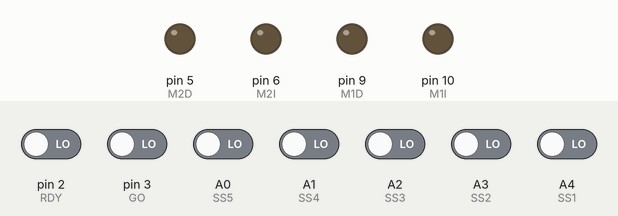
A sketch run on a simulated Arduino Uno, built with avr-gcc and run on an emulated ATmega328P. On the bench: output pins drawn as LEDs (lit = HIGH). Inputs (shaded band) come from the test bench; at power-on: A0 (SS5), A1 (SS4), A2 (SS3), A3 (SS2), A4 (SS1), pin 2 (RDY), pin 3 (GO) LOW.

Above: at 1.2 s.
1.3 s: pin 3 (GO) driven HIGH
At 2.1 s:
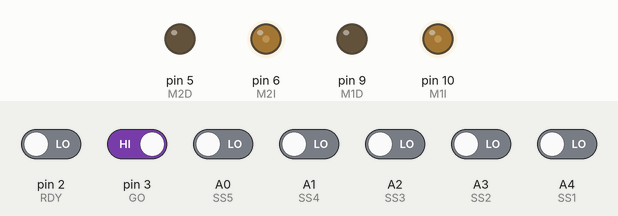
2.8 s: A0 (SS5) driven HIGH
At 3.3 s:
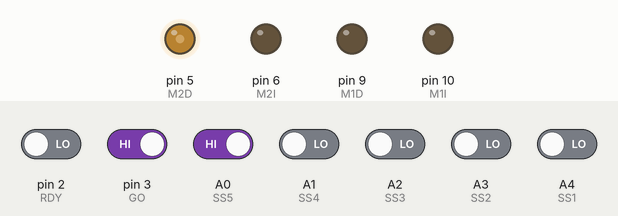
Timing chart, 0 to 5.8 s (numbered marks = the images above; inputs shaded):
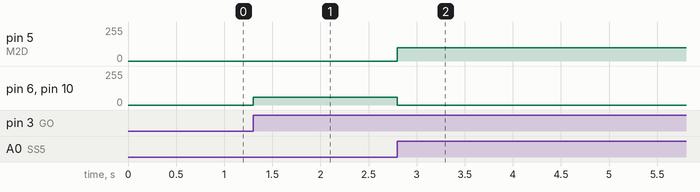

The sketch:

REM5.ino
```cpp
//LECTURA
int S1;
int S2;
int S3;
int S4;
int S5;
int G;
int R;

//CONTROL
int SS1 = A4;
int SS2 = A3;
int SS3 = A2;
int SS4 = A1;
int SS5 = A0;
int M1I = 10;
int M1D = 9;
int M2I = 6;
int M2D = 5;
int RDY = 2;
int GO = 3;

void setup()
{
  Serial.begin(9600);     // inicializa comunicacion serie a 9600 bps
  pinMode(SS1,INPUT);
  pinMode(SS2,INPUT);
  pinMode(SS3,INPUT);
  pinMode(SS4,INPUT);
  pinMode(SS5,INPUT);
  pinMode(RDY,INPUT);
  pinMode(GO,INPUT);
  pinMode(M1I,OUTPUT);
  pinMode(M1D,OUTPUT);
  pinMode(M2I,OUTPUT);
  pinMode(M2D,OUTPUT);
}

void loop()
{
  G=digitalRead(GO);
  R=digitalRead(RDY);
  if(G==1)
  {
    S1=digitalRead(SS1);
    S2=digitalRead(SS2);
    S3=digitalRead(SS3);
    S4=digitalRead(SS4);
    S5=digitalRead(SS5);
    /*Serial.print(S1);
    Serial.print(";");
    Serial.print(S2);
    Serial.print(";");
    Serial.print(S3);
    Serial.print(";");
    Serial.print(S4);
    Serial.print(";");
    Serial.println(S5);
    delay(500);*/
    if(S1==0 && S2==1 && S3==1 && S4==1 && S5==0)
    {//FRENTE
        analogWrite(M1I,255);
        analogWrite(M1D,0);
        analogWrite(M2I,0);
        analogWrite(M2D,255);
    }
    else if(S1==0 && S2==1 && S3==1 && S4==0 && S5==0)
    {//BUSQUEDA IZQ
        analogWrite(M1I,100);
        analogWrite(M1D,0);
        analogWrite(M2I,0);
        analogWrite(M2D,0);
    }
    else if(S1==1 && S2==0 && S3==0 && S4==0 && S5==0)
    {//BUSQUEDA IZQ
        analogWrite(M1I,100);
        analogWrite(M1D,0);
        analogWrite(M2I,0);
        analogWrite(M2D,0);
    }
    else if(S1==0 && S2==0 && S3==0 && S4==0 && S5==1)
    {//BUSQUEDA DER
        analogWrite(M1I,0);
        analogWrite(M1D,0);
        analogWrite(M2I,0);
        analogWrite(M2D,100);
    }
    else if(S1==0 && S2==0 && S3==1 && S4==1 && S5==0)
      {//BUSQUEDA DER
        analogWrite(M1I,0);
        analogWrite(M1D,0);
        analogWrite(M2I,0);
        analogWrite(M2D,100);
    }
    else if(S1==0 && S2==0 && S3==0 && S4==0 && S5==0)
    {//BUSQUEDA
        analogWrite(M1I,60);
        analogWrite(M1D,0);
        analogWrite(M2I,60);
        analogWrite(M2D,0);
    }
    }
    else if(G==0)
    {
      analogWrite(M1I,0);
      analogWrite(M1D,0);
      analogWrite(M2I,0);
      analogWrite(M2D,0);
    }
}
```

Measured:
- after the input at 1.3 s, pin 6 (M2I), pin 10 (M1I): 0/255 → 60/255 at once
- after the input at 2.8 s, pin 5 (M2D): 0/255 → 100/255 at once; pin 6 (M2I), pin 10 (M1I): 60/255 → 0/255 at once
